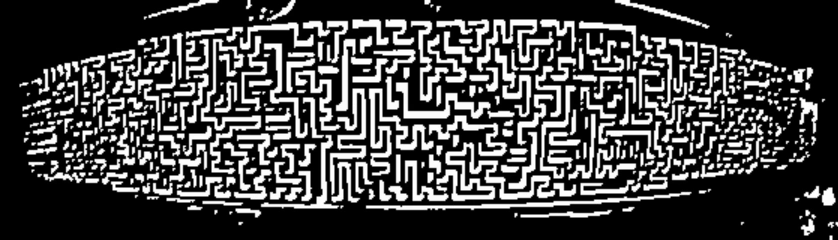
#> input picture experiments/optical_flow/frames/frame_00014.png, 1676 x 480 px, given in place of frame_00000.png, which was not available (shown at 1/2 size)
$ python compute_flow.py
#> lines starting #> are read from the running program, lines starting #| are printed output that depends on the picture; pictures that were not available may be replaced by others from this repository, and a replacement may not be noted
"""
Flow computation — fake wave generation dataset.

For every frame, compute dense optical flow (Farneback) against the reference
frame (frame_00000 = unloaded skin).  The full per-pixel flow field is then
aggregated into a spatial grid so we get a mean displacement vector (u, v) and
magnitude for each region of the skin.

Outputs saved to fake_wave_generation/:
  flow_data.npz
    flow_uv  : (N, GRID_ROWS, GRID_COLS, 2)  — mean (u, v) per cell, per frame
    flow_mag : (N, GRID_ROWS, GRID_COLS)     — ||uv|| per cell, per frame
    roi      : [x1, y1, x2, y2]             — pattern band bounds used
    grid     : [GRID_COLS, GRID_ROWS]        — grid dimensions
"""

import cv2
import numpy as np
import os
import glob

# ── Config ────────────────────────────────────────────────────────────────────
FRAMES_DIR = os.path.join(os.path.dirname(__file__), 'frames')
OUT_DIR    = os.path.dirname(__file__)

GRID_COLS  = 16   # horizontal divisions across the skin
GRID_ROWS  = 6    # vertical divisions

# Farneback dense optical flow parameters:
#   pyr_scale  — pyramid downscale ratio (0.5 = halve each level)
#   levels     — number of pyramid levels (more = captures larger motions)
#   winsize    — averaging window size (larger = smoother, less detail)
#   iterations — passes per pyramid level
#   poly_n     — pixel neighbourhood for polynomial fit (5 or 7)
#   poly_sigma — Gaussian smoothing for polynomial (1.1 for poly_n=5)
FB_PARAMS = dict(
    pyr_scale  = 0.5,
    levels     = 3,
    winsize    = 15,
    iterations = 3,
    poly_n     = 5,
    poly_sigma = 1.1,
    flags      = 0,
)

# ── 1. Load reference frame ───────────────────────────────────────────────────
# Frame 0 = unloaded skin, used as the baseline for all measurements.
# Every subsequent frame's flow is relative to this state.
ref_path = os.path.join(FRAMES_DIR, 'frame_00000.png')
ref      = cv2.imread(ref_path, cv2.IMREAD_GRAYSCALE)
#> ref is the input picture: shape (480, 1676); min 0, max 255, mean 67.3
H, W     = ref.shape
#> H = 480; W = 1676
print(f'Reference frame loaded: {W}x{H}px')
#| Reference frame loaded: 1676x480px

# ── 2. Auto-detect the pattern band ROI ──────────────────────────────────────
# The pattern band is a horizontal strip; top and bottom are black.
# We find the bounding box of non-black pixels in the reference frame so flow
# is only computed where there is actual maze texture.
row_sum  = ref.sum(axis=1).astype(float)  # brightness summed across each row
#> row_sum = 480 values, max 186363 at index 307, min 1501 at index 474, mean 112808.7
col_sum  = ref.sum(axis=0).astype(float)  # brightness summed down each col
#> col_sum = 1676 values, max 72836 at index 643, min 0 at index 0, mean 32308

row_thresh = row_sum.max() * 0.05   # rows with at least 5% of peak brightness
#> row_thresh = 9318.1
col_thresh = col_sum.max() * 0.05
#> col_thresh = 3641.8

active_rows = np.where(row_sum > row_thresh)[0]
#> active_rows = 437 values from 0 to 445
active_cols = np.where(col_sum > col_thresh)[0]
#> active_cols = 1617 values from 45 to 1668

y1, y2 = int(active_rows[0]),  int(active_rows[-1])
#> y1 = 0; y2 = 445
x1, x2 = int(active_cols[0]),  int(active_cols[-1])
#> x1 = 45; x2 = 1668

print(f'Pattern ROI detected: x={x1}:{x2}, y={y1}:{y2}  →  {x2-x1}×{y2-y1}px')
#| Pattern ROI detected: x=45:1668, y=0:445  →  1623×445px

ref_roi       = ref[y1:y2, x1:x2]
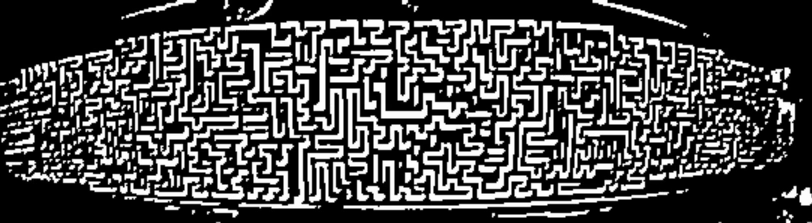
#> ref_roi: shape (445, 1623) (shown at 1/2 size); min 0, max 255, mean 74.7
roi_h, roi_w  = ref_roi.shape
#> roi_h = 445; roi_w = 1623

# ── 3. Grid cell boundaries ───────────────────────────────────────────────────
# Divide the ROI evenly into GRID_ROWS × GRID_COLS cells.
# Each cell gets a single representative (u, v) vector = spatial average of all
# pixel-level flow vectors inside it.
cell_h = roi_h // GRID_ROWS
#> cell_h = 74
cell_w = roi_w // GRID_COLS
#> cell_w = 101
print(f'Grid: {GRID_COLS} cols × {GRID_ROWS} rows  |  cell size: ~{cell_w}×{cell_h}px')
#| Grid: 16 cols × 6 rows  |  cell size: ~101×74px

# ── 4. Process all frames ─────────────────────────────────────────────────────
frame_paths = sorted(glob.glob(os.path.join(FRAMES_DIR, 'frame_*.png')))
N           = len(frame_paths)
print(f'\nProcessing {N} frames...')

# Pre-allocate output arrays
flow_uv  = np.zeros((N, GRID_ROWS, GRID_COLS, 2), dtype=np.float32)
flow_mag = np.zeros((N, GRID_ROWS, GRID_COLS),    dtype=np.float32)

for i, path in enumerate(frame_paths):
    frame   = cv2.imread(path, cv2.IMREAD_GRAYSCALE)
    roi     = frame[y1:y2, x1:x2]

    # Dense flow: returns array of shape (roi_h, roi_w, 2)
    #   flow[y, x, 0] = u = horizontal displacement in pixels
    #   flow[y, x, 1] = v = vertical   displacement in pixels
    flow = cv2.calcOpticalFlowFarneback(ref_roi, roi, None, **FB_PARAMS)

    # Aggregate: mean (u, v) within each grid cell
    for r in range(GRID_ROWS):
        for c in range(GRID_COLS):
            ys = slice(r * cell_h, (r + 1) * cell_h)
            xs = slice(c * cell_w, (c + 1) * cell_w)
            cell_uv          = flow[ys, xs, :]            # (cell_h, cell_w, 2)
            mean_uv          = cell_uv.mean(axis=(0, 1))  # (2,)
            flow_uv[i, r, c] = mean_uv
            flow_mag[i, r, c]= np.linalg.norm(mean_uv)

    if (i + 1) % 100 == 0:
        print(f'  {i + 1}/{N}', flush=True)
#> pass 2 of the loop `for i, path in enumerate(frame_paths):`:
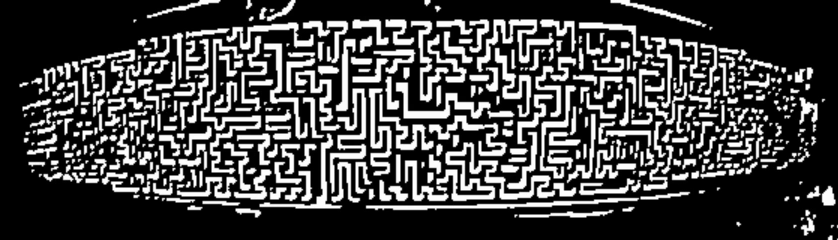
#> input picture experiments/optical_flow/frames/frame_00016.png, 1676 x 480 px (shown at 1/2 size)
#> frame is the input picture: shape (480, 1676); min 0, max 255, mean 67.3
#> `roi     = frame[y1:y2, x1:x2]`:
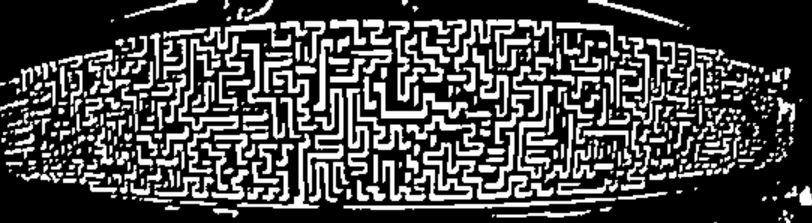
#> roi: shape (445, 1623) (shown at 1/2 size); min 0, max 255, mean 74.8
#> pass 3 of the loop `for i, path in enumerate(frame_paths):`:
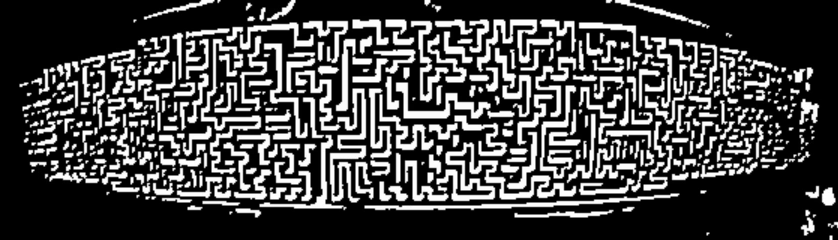
#> input picture experiments/optical_flow/frames/frame_00025.png, 1676 x 480 px (shown at 1/2 size)
#> frame is the input picture: shape (480, 1676); min 0, max 255, mean 67.4
#> `roi     = frame[y1:y2, x1:x2]`:
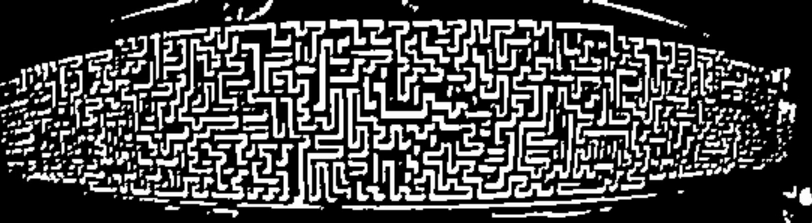
#> roi: shape (445, 1623) (shown at 1/2 size); min 0, max 255, mean 74.9
#> the loop made 4 passes; the first 3 are shown

print(f'  {N}/{N} — done')

# ── 5. Save results ───────────────────────────────────────────────────────────
out_path = os.path.join(OUT_DIR, 'flow_data.npz')
np.savez_compressed(
    out_path,
    flow_uv  = flow_uv,
    flow_mag = flow_mag,
    roi      = np.array([x1, y1, x2, y2]),
    grid     = np.array([GRID_COLS, GRID_ROWS]),
)

print(f'\nSaved: {out_path}')
#| Saved: experiments/optical_flow/flow_data.npz
print(f'  flow_uv  shape: {flow_uv.shape}   (frames × rows × cols × uv)')
#|   flow_uv  shape: (4, 6, 16, 2)   (frames × rows × cols × uv)
print(f'  flow_mag shape: {flow_mag.shape}  (frames × rows × cols)')
#|   flow_mag shape: (4, 6, 16)  (frames × rows × cols)
print(f'  Max magnitude:  {flow_mag.max():.3f} px')
#|   Max magnitude:  1.611 px
print(f'  Mean magnitude: {flow_mag.mean():.3f} px')
#|   Mean magnitude: 0.164 px
